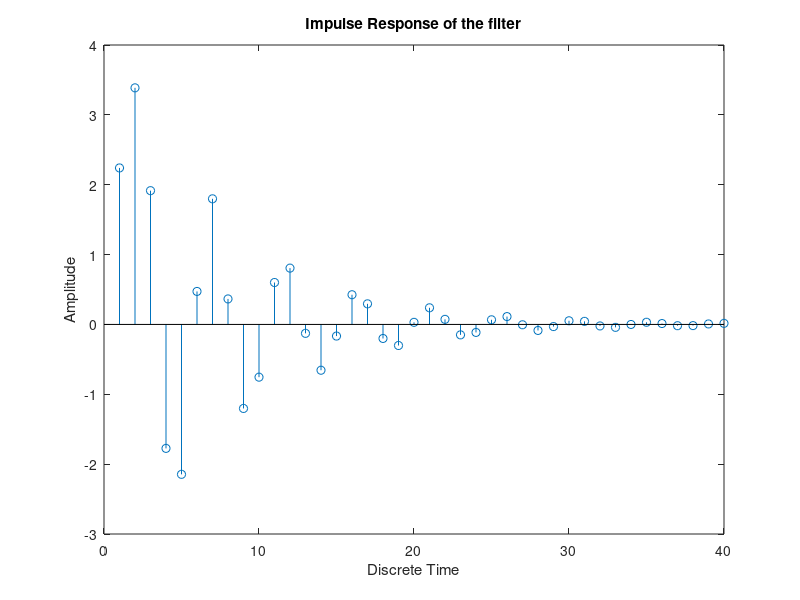

MATLAB code to generate this figure:
% This file finds impulse response of the system
% 
% Created By: JCBRO Labs
% Date: 27/07/2015
% website: www.jcbrolabs.org
% mail: jcbrolabs@gmail.com


close all; clear all;
N = 40; %length of the sequence
num = [2.2403 2.4908 2.2403];
den = [1 -0.4 0.75];
% calculating the impulse response of the system
y = impz(num,den,N);

% Plotting the sequency

stem(y);
xlabel('Discrete Time');
ylabel('Amplitude');
title('Impulse Response of the filter');
